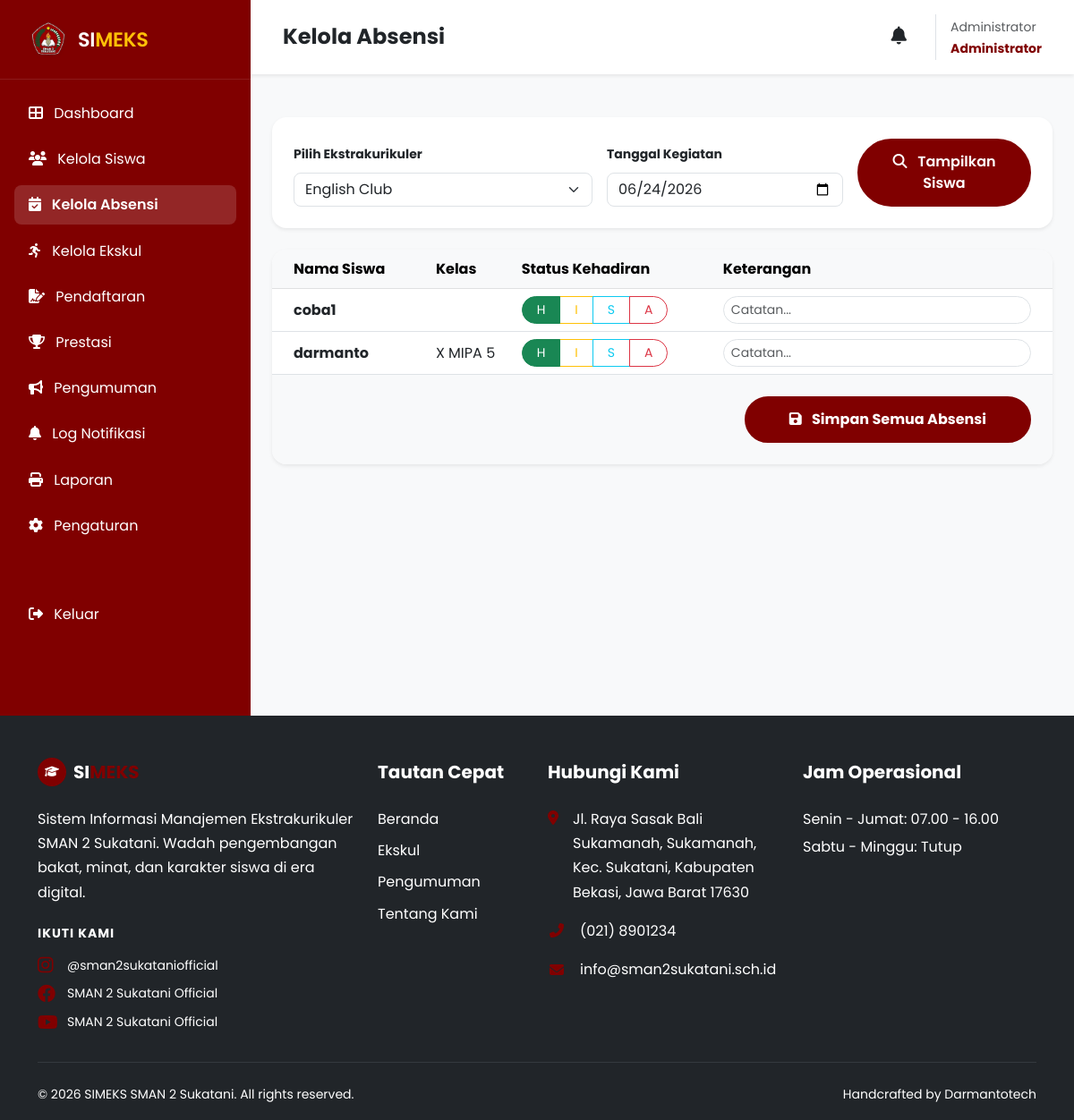
The app's page /SIMEKS-main/admin/kelola-absensi.php?eskul_id=2 (signed in) with its own data.
### tables this page shows
CREATE TABLE `users` (
  `id` int(11) NOT NULL,
  `nisn` varchar(20) DEFAULT NULL,
  `nama` varchar(100) NOT NULL,
  `email` varchar(100) NOT NULL,
  `password` varchar(255) NOT NULL,
  `kelas` varchar(50) DEFAULT NULL,
  `role` enum('admin','siswa') DEFAULT 'siswa',
  `foto` varchar(255) DEFAULT 'default.png',
  `created_at` timestamp NOT NULL DEFAULT current_timestamp()
);

### SIMEKS-main/admin/kelola-absensi.php (the view, shortened to what this page needs)
<?php
include '../includes/header.php';
$eskul_list = $koneksi->query("SELECT * FROM eskul WHERE status = 'aktif' ORDER BY nama_eskul ASC")->fetchAll();
$selected_eskul = isset($_GET['eskul_id']) ? $_GET['eskul_id'] : '';
$selected_date = isset($_GET['tanggal']) ? $_GET['tanggal'] : date('Y-m-d');
$students = [];
if ($selected_eskul) {
    $stmt = $koneksi->prepare("
        SELECT u.id, u.nama, u.kelas, a.status as current_status, a.keterangan as current_ket
        FROM pendaftaran p
        JOIN users u ON p.user_id = u.id
        LEFT JOIN absensi a ON u.id = a.user_id AND a.eskul_id = ? AND a.tanggal = ?
        WHERE p.eskul_id = ? AND p.status = 'diterima'
        ORDER BY u.nama ASC
    ");
    $stmt->execute([$selected_eskul, $selected_date, $selected_eskul]);
    $students = $stmt->fetchAll();
}
?>
<div class="d-flex" id="wrapper">
    <?php include 'sidebar.php'; ?>
    <div id="page-content-wrapper" class="w-100 bg-light">
        <?php
        include '../includes/admin_nav.php';
        ?>
        <div class="container-fluid p-4">
            <div class="card border-0 shadow-sm rounded-4 p-4 mb-4">
                <form method="GET" class="row g-3 align-items-end">
                    <div class="col-md-5">
                        <label class="form-label small fw-bold">Pilih Ekstrakurikuler</label>
                        <select name="eskul_id" class="form-select rounded-3" required>
                            <?php foreach ($eskul_list as $e): ?>
                                <option value="<?php echo $e->id; ?>" <?php echo $selected_eskul == $e->id ? 'selected' : ''; ?>>
                                    <?php echo htmlspecialchars($e->nama_eskul); ?>
                                </option>
                            <?php endforeach; ?>
                        </select>
                    </div>
                    <div class="col-md-4">
                        <label class="form-label small fw-bold">Tanggal Kegiatan</label>
                        <input type="date" name="tanggal" class="form-control rounded-3" value="<?php echo $selected_date; ?>" required>
                    </div>
                    <div class="col-md-3">
                        <button type="submit" class="btn btn-maroon w-100 rounded-pill">
                            <i class="fas fa-search me-2"></i> Tampilkan Siswa
                        </button>
                    </div>
                </form>
            </div>
            <?php if ($selected_eskul): ?>
                <div class="card border-0 shadow-sm rounded-4 overflow-hidden">
                    <form method="POST">
                        <div class="table-responsive">
                            <table class="table table-hover align-middle mb-0">
                                <thead class="table-light">
                                    <tr>
                                        <th class="px-4">Nama Siswa</th>
                                        <th>Kelas</th>
                                        <th>Status Kehadiran</th>
                                        <th class="px-4">Keterangan</th>
                                    </tr>
                                </thead>
                                <tbody>
                                    <?php if (empty($students)): ?>
                                        <tr>
                                            <td colspan="4" class="text-center py-5 text-muted">Belum ada siswa terdaftar di ekskul ini.</td>
                                        </tr>
                                    <?php else: ?>
                                        <?php foreach ($students as $s): ?>
                                            <tr>
                                                <td class="px-4 fw-bold"><?php echo htmlspecialchars($s->nama); ?></td>
                                                <td><?php echo htmlspecialchars($s->kelas); ?></td>
                                                <td>
                                                    <div class="btn-group" role="group">
                                                        <label class="btn btn-outline-success btn-sm rounded-start-pill px-3" for="h_<?php echo $s->id; ?>">H</label>
                                                        <label class="btn btn-outline-warning btn-sm px-3" for="i_<?php echo $s->id; ?>">I</label>
                                                        <label class="btn btn-outline-info btn-sm px-3" for="s_<?php echo $s->id; ?>">S</label>
                                                        <label class="btn btn-outline-danger btn-sm rounded-end-pill px-3" for="a_<?php echo $s->id; ?>">A</label>
                                                    </div>
                                                </td>
                                                <td class="px-4">
                                                    <input type="text" name="keterangan[<?php echo $s->id; ?>]" class="form-control form-control-sm rounded-pill" placeholder="Catatan..." value="<?php echo htmlspecialchars($s->current_ket ?? ''); ?>">
                                                </td>
                                            </tr>
                                        <?php endforeach; ?>
                                    <?php endif; ?>
                                </tbody>
                            </table>
                        </div>
                        <?php if (!empty($students)): ?>
                            <div class="p-4 bg-light text-end">
                                <button type="submit" name="submit_absensi" class="btn btn-maroon px-5 rounded-pill fw-bold">
                                    <i class="fas fa-save me-2"></i> Simpan Semua Absensi
                                </button>
                            </div>
                        <?php endif; ?>
                    </form>
                </div>
            <?php endif; ?>
        </div>
    </div>
</div>
<?php include '../includes/footer.php'; ?>

### SIMEKS-main/assets/style.css (style rules this page uses)
:root { --maroon: #800000; --maroon-dark: #5a0000; --maroon-light: #a31515; --gold: #FFC107; --gray-bg: #f8f9fa; --text-body: #555555; --text-heading: #212529; --card-radius: 16px; --shadow-soft: 0 10px 40px rgba(0, 0, 0, 0.08); --shadow-hover: 0 20px 50px rgba(128, 0, 0, 0.2); --shadow-premium: 0 15px 45px rgba(0, 0, 0, 0.1); --fs-h1: clamp(2.5rem, 5vw + 1rem, 4.5rem); --fs-h2: clamp(2rem, 4vw + 1rem, 3rem); --fs-lead: clamp(1rem, 2vw + 0.5rem, 1.25rem); }
body { font-family: 'Poppins', sans-serif; background-color: #ffffff; color: var(--text-body); line-height: 1.7; overflow-x: hidden; }
.btn-maroon { background-color: var(--maroon); color: white; padding: 12px 30px; border-radius: 50px; font-weight: 600; border: 2px solid var(--maroon); transition: all 0.3s; }
#wrapper { overflow-x: hidden; }

### records on screen
users: nama "coba1"
users: nama "darmanto", kelas "X MIPA 5"

### other values on screen
$navTitle "Kelola Absensi"
$_SESSION['master_data']['nama'] "Administrator"
form field eskul_id "English Club"
